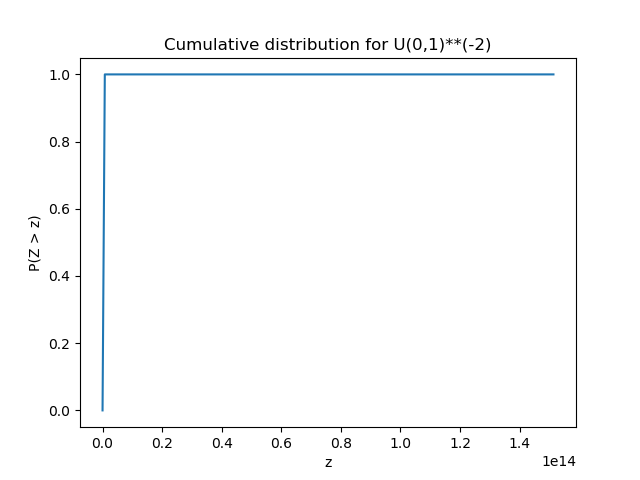

Write the Python code that produced this figure.
import numpy as np
import matplotlib.pyplot as plt

z = np.random.uniform(0.0, 1.0, 1000000)**(-3+1)
bins = np.linspace(0, z.max(), 200)
cumulative = np.zeros(len(bins))

for i in range(len(bins)):
    cumulative[i] = np.sum(z < bins[i])
cumulative /= len(z)

plt.plot(bins, cumulative)
plt.xlabel("z")
plt.ylabel("P(Z > z)")
plt.title("Cumulative distribution for U(0,1)**(-2)")
plt.savefig("cumulative.png")
